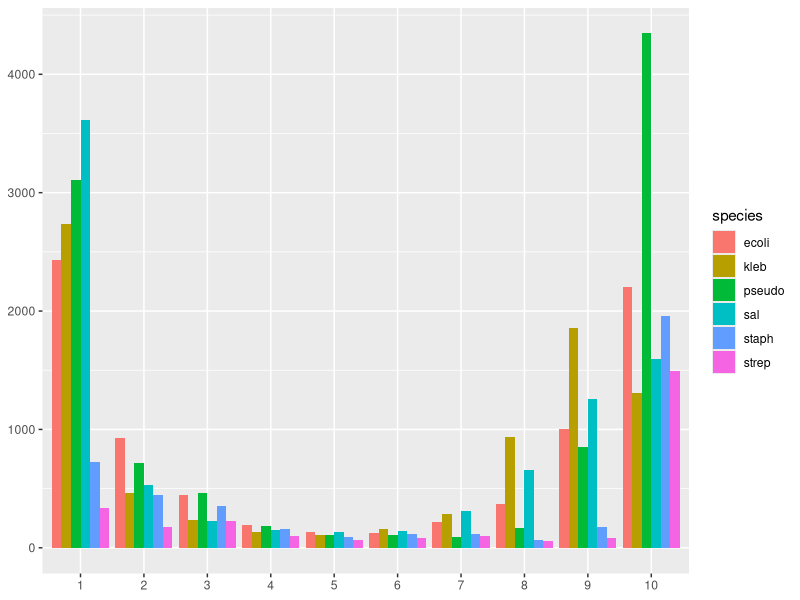
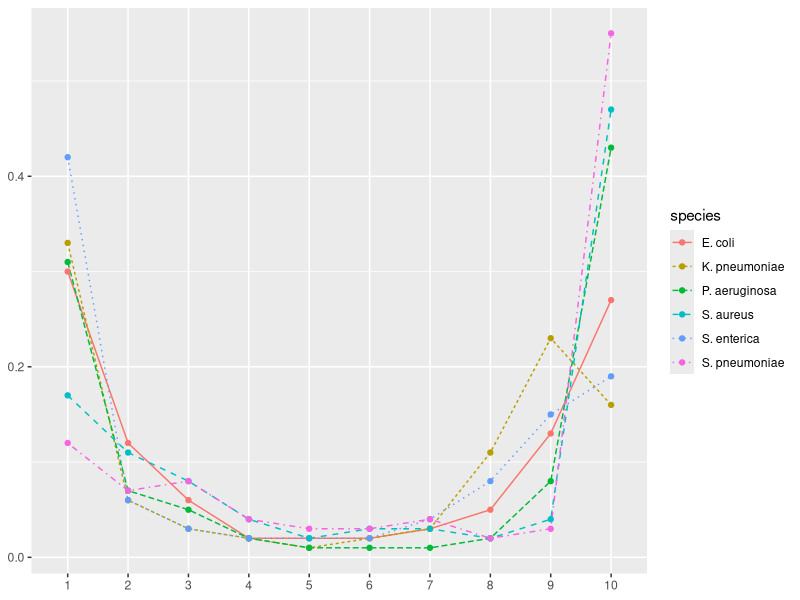

R code for these plots, in order:
#Pandora: show that rare gene/core gene phenomenon same across several species
#
#-> pick 10 (mainly NCTC strains)
#E. coli - done
#Pseudomonas - done
#salmonella - done
#Strep pneumo - done
#kleb pneumo - done
#staph aureus - done
#
#-> download refseq annotation (gff, fna)
#-> cat gff and fna to make gff3
#-> had to change "###" before fasta sequence to "##FASTA" for it to work
#-> change to strain names
#-> separate into species folders
#-> run Roary (v3.7.0):
#
#```
#bsub.py 3 roary_ecoli roary -f ./roary-ecoli -e -v -n -cd 1 -z ecoli/*
#bsub.py 3 roary_kleb roary -f ./roary-kleb -e -v -n -cd 1 -z kleb/*
#bsub.py 3 roary_pseudo roary -f ./roary-pseudo -e -v -n -cd 1 -z pseudo/*
#bsub.py 3 roary_sal roary -f ./roary-sal -e -v -n -cd 1 -z sal/*
#bsub.py 3 roary_staph roary -f ./roary-staph -e -v -n -cd 1 -z staph/*
#bsub.py 3 roary_strep roary -f ./roary-strep -e -v -n -cd 1 -z strep/*
#```
#
#*Plot in R:*

library("ggplot2")


data <- read.csv("roary_output/all_count.txt", sep='\t', header=TRUE)

count_plot <- ggplot(data, aes(x=count, fill=species)) + geom_bar(position="dodge") +
  scale_x_discrete(limits=c("1", "2", "3", "4", "5", "6", "7", "8", "9", "10")) + 
  theme(axis.title.x = element_blank(), axis.title.y = element_blank())

ggsave(count_plot, file="Figure1a.count.png", width=7, height=5, dpi=300)


data <- read.csv("roary_output/gene_props_all.tsv", sep='\t', header=TRUE)

proportion_plot <- ggplot(data, aes(x=genomes, y=prop, group=species)) + geom_line(aes(linetype=species, color=species)) +
  geom_point(aes(color=species)) +
  scale_x_discrete(limits=c("1", "2", "3", "4", "5", "6", "7", "8", "9", "10")) +
  theme(axis.title.x = element_blank(), axis.title.y = element_blank())


ggsave(proportion_plot, file="Figure1a.proportion.png", width=7, height=5, dpi=300)

